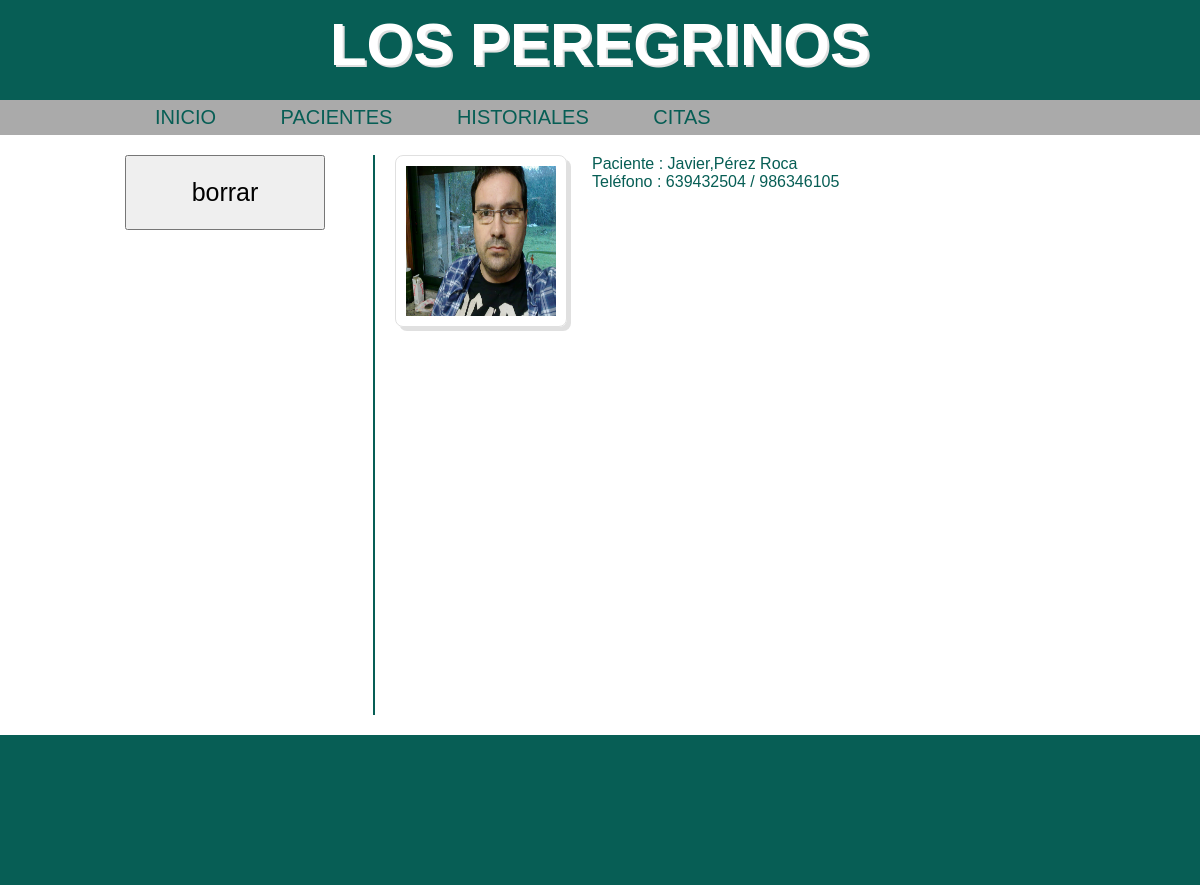
/pacientes_detalle/1/, run on the app's committed database.
### clinica/models.py (models this page shows, shortened)
class clientes(models.Model):
    nombre = models.CharField(max_length=75)
    apellidos = models.CharField(max_length=75)
    telefono =  models.PositiveIntegerField(null=True, blank=True)
    telefono2 = models.PositiveIntegerField(null=True, blank=True)
    antiguedad = models.DateTimeField(default=datetime.now, blank=True)
    fotografia = models.ImageField(upload_to='imagenes', blank=True)

### clinica/views.py (the view)
# urls.py: url(r'^pacientes_detalle/(?P<pk>[0-9]+)/$', DetallePacientes.as_view(), name = 'pacientes_detalle'),
class DetallePacientes(DetailView):
    model = clientes

### templates/clinica/clientes_detail.html
{% extends "base.html" %}
{%   load   staticfiles   %}
{% block elcss %}
<link   rel="stylesheet"   type="text/css"   href="{%   static  'clinica/css/pacientes_detalle.css'   %}"   />
{% endblock %}
{% block content %}
<div id="pdetalle_cuerpo">
	<div id="pdetalle_esquerda">
		<a href="/pacientes_borrar/{{clientes.id}}/"><button class="acceso_rapido">borrar</button></a>
	</div>
	<div id="pdetalle_dereita">
		<div id="pdetalle_imagen">
			{% if clientes.fotografia %}
				<img src="{{ clientes.fotografia.url }}" width="150" height="150" >
				<br />
			{% else %}
				<img src="/media/imagenes/user.jpg">
				<br />
			{% endif %}
		</div>
		<div id="pdetalle_nombre">
			<spam>Paciente : {{ clientes.nombre | capfirst}},{{ clientes.apellidos | capfirst}}</spam>
			<br />
			<spam class="paciente">Teléfono : {{clientes.telefono}} /  {{ clientes.telefono2 }}</spam>
		</div>
	</div>
</div>
{% endblock %}

### static/css/base.css (style rules this page uses)
body { margin-top: 0px; margin-left: 0px; margin-right: 0px; margin-bottom: 0px; background-color : #FFF; font-family: Arial, Helvetica, sans-serif; }
.acceso_rapido { width: 200px; height: 75px; font-size: 25px; }

### static/clinica/css/pacientes_detalle.css (style rules this page uses)
#pdetalle_cuerpo { width: 950px; height: 600px; }
#pdetalle_esquerda { float:left; margin-top: 20px; margin-bottom: 20px; width: 248px; height: 560px; border-right: 2px solid #075E55; }
#pdetalle_dereita { float:left; margin-top: 20px; margin-left: 20px; margin-bottom: 20px; width: 680px; height: 560px; overflow: auto; }
#pdetalle_imagen { float: left; height: 160px; width: 160px; padding-top: 10px; padding-left: 10px; border: 1px solid #e0e0e0; border-radius: 8px 8px 8px 8px; box-shadow: 4px 4px #e0e0e0; }
#pdetalle_nombre { float:left; height: 175px; width: 450px; color: #075E55; margin-left: 25px; }

### data on the page
clientes: fotografia (picture), nombre "Javier", apellidos "Pérez Roca", telefono "639432504", telefono2 "986346105"
